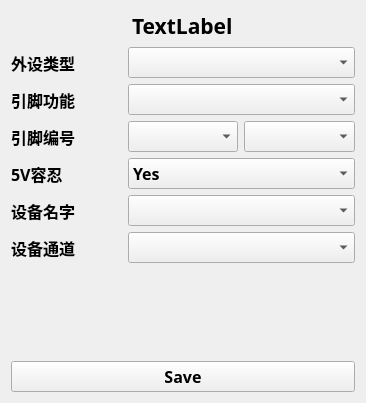
<?xml version="1.0" encoding="UTF-8"?>
<ui version="4.0">
 <class>PinInfoWidget</class>
 <widget class="QWidget" name="PinInfoWidget">
  <property name="geometry">
   <rect>
    <x>0</x>
    <y>0</y>
    <width>366</width>
    <height>403</height>
   </rect>
  </property>
  <property name="font">
   <font>
    <family>微软雅黑 Light</family>
    <pointsize>12</pointsize>
    <weight>75</weight>
    <bold>true</bold>
   </font>
  </property>
  <property name="windowTitle">
   <string>Pin configuration</string>
  </property>
  <layout class="QGridLayout" name="gridLayout">
   <item row="6" column="0">
    <widget class="QLabel" name="label_devchnl">
     <property name="text">
      <string>设备通道</string>
     </property>
    </widget>
   </item>
   <item row="6" column="1" colspan="2">
    <widget class="QComboBox" name="comboBox_devchnl"/>
   </item>
   <item row="1" column="0">
    <widget class="QLabel" name="label_devfunc">
     <property name="text">
      <string>外设类型</string>
     </property>
    </widget>
   </item>
   <item row="7" column="0" colspan="3">
    <spacer name="verticalSpacer">
     <property name="orientation">
      <enum>Qt::Vertical</enum>
     </property>
     <property name="sizeHint" stdset="0">
      <size>
       <width>20</width>
       <height>40</height>
      </size>
     </property>
    </spacer>
   </item>
   <item row="3" column="1">
    <widget class="QComboBox" name="comboBox_rttport"/>
   </item>
   <item row="4" column="1" colspan="2">
    <widget class="QComboBox" name="comboBox_vol5v">
     <item>
      <property name="text">
       <string>Yes</string>
      </property>
     </item>
     <item>
      <property name="text">
       <string>No</string>
      </property>
     </item>
    </widget>
   </item>
   <item row="3" column="2">
    <widget class="QComboBox" name="comboBox_rttpin"/>
   </item>
   <item row="8" column="0" colspan="3">
    <widget class="QPushButton" name="pushButton_save">
     <property name="text">
      <string>Save</string>
     </property>
    </widget>
   </item>
   <item row="2" column="1" colspan="2">
    <widget class="QComboBox" name="comboBox_usefunc"/>
   </item>
   <item row="5" column="1" colspan="2">
    <widget class="QComboBox" name="comboBox_devname"/>
   </item>
   <item row="5" column="0">
    <widget class="QLabel" name="label_devname">
     <property name="text">
      <string>设备名字</string>
     </property>
    </widget>
   </item>
   <item row="4" column="0">
    <widget class="QLabel" name="label_vol5v">
     <property name="text">
      <string>5V容忍</string>
     </property>
    </widget>
   </item>
   <item row="1" column="1" colspan="2">
    <widget class="QComboBox" name="comboBox_devfunc"/>
   </item>
   <item row="0" column="0" colspan="3" alignment="Qt::AlignHCenter">
    <widget class="QLabel" name="label_title">
     <property name="font">
      <font>
       <family>微软雅黑 Light</family>
       <pointsize>16</pointsize>
       <weight>75</weight>
       <bold>true</bold>
      </font>
     </property>
     <property name="text">
      <string>TextLabel</string>
     </property>
    </widget>
   </item>
   <item row="2" column="0">
    <widget class="QLabel" name="label_usefunc">
     <property name="text">
      <string>引脚功能</string>
     </property>
    </widget>
   </item>
   <item row="3" column="0">
    <widget class="QLabel" name="label_rttportpin">
     <property name="text">
      <string>引脚编号</string>
     </property>
    </widget>
   </item>
  </layout>
 </widget>
 <resources/>
 <connections/>
</ui>
